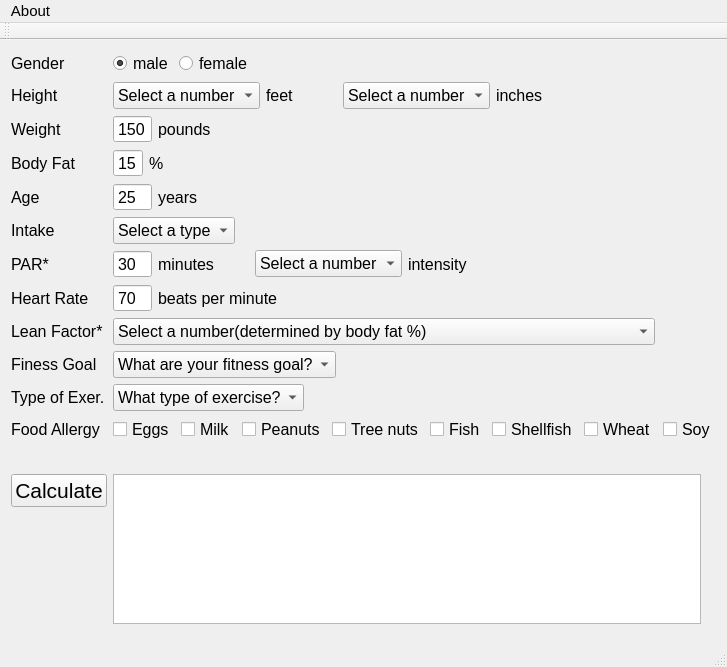
<?xml version="1.0" encoding="UTF-8"?>
<ui version="4.0">
 <class>MainWindow</class>
 <widget class="QMainWindow" name="MainWindow">
  <property name="geometry">
   <rect>
    <x>0</x>
    <y>0</y>
    <width>697</width>
    <height>667</height>
   </rect>
  </property>
  <property name="font">
   <font>
    <pointsize>11</pointsize>
   </font>
  </property>
  <property name="windowTitle">
   <string>Personalized Nutrition Analyzer - BeeHex</string>
  </property>
  <widget class="QWidget" name="centralWidget">
   <layout class="QFormLayout" name="formLayout">
    <item row="0" column="0">
     <widget class="QLabel" name="label_gender">
      <property name="font">
       <font>
        <pointsize>12</pointsize>
       </font>
      </property>
      <property name="text">
       <string>Gender</string>
      </property>
     </widget>
    </item>
    <item row="0" column="1">
     <layout class="QHBoxLayout" name="horizontalLayout_4">
      <item>
       <widget class="QRadioButton" name="radioButton_male">
        <property name="font">
         <font>
          <pointsize>12</pointsize>
         </font>
        </property>
        <property name="text">
         <string>male</string>
        </property>
        <property name="checked">
         <bool>true</bool>
        </property>
       </widget>
      </item>
      <item>
       <widget class="QRadioButton" name="radioButton_female">
        <property name="font">
         <font>
          <pointsize>12</pointsize>
         </font>
        </property>
        <property name="text">
         <string>female</string>
        </property>
       </widget>
      </item>
      <item>
       <spacer name="horizontalSpacer">
        <property name="orientation">
         <enum>Qt::Horizontal</enum>
        </property>
        <property name="sizeHint" stdset="0">
         <size>
          <width>40</width>
          <height>20</height>
         </size>
        </property>
       </spacer>
      </item>
     </layout>
    </item>
    <item row="1" column="0">
     <widget class="QLabel" name="label_height">
      <property name="font">
       <font>
        <pointsize>12</pointsize>
       </font>
      </property>
      <property name="text">
       <string>Height</string>
      </property>
     </widget>
    </item>
    <item row="1" column="1">
     <layout class="QHBoxLayout" name="horizontalLayout_5">
      <item>
       <widget class="QComboBox" name="comboBox_feet">
        <property name="font">
         <font>
          <pointsize>12</pointsize>
         </font>
        </property>
        <item>
         <property name="text">
          <string>Select a number</string>
         </property>
        </item>
        <item>
         <property name="text">
          <string>1</string>
         </property>
        </item>
        <item>
         <property name="text">
          <string>2</string>
         </property>
        </item>
        <item>
         <property name="text">
          <string>3</string>
         </property>
        </item>
        <item>
         <property name="text">
          <string>4</string>
         </property>
        </item>
        <item>
         <property name="text">
          <string>5</string>
         </property>
        </item>
        <item>
         <property name="text">
          <string>6</string>
         </property>
        </item>
        <item>
         <property name="text">
          <string>7</string>
         </property>
        </item>
        <item>
         <property name="text">
          <string>8</string>
         </property>
        </item>
       </widget>
      </item>
      <item>
       <widget class="QLabel" name="label_feet">
        <property name="font">
         <font>
          <pointsize>12</pointsize>
         </font>
        </property>
        <property name="text">
         <string>feet</string>
        </property>
       </widget>
      </item>
      <item>
       <spacer name="horizontalSpacer_3">
        <property name="orientation">
         <enum>Qt::Horizontal</enum>
        </property>
        <property name="sizeHint" stdset="0">
         <size>
          <width>10</width>
          <height>20</height>
         </size>
        </property>
       </spacer>
      </item>
      <item>
       <widget class="QComboBox" name="comboBox_inches">
        <property name="font">
         <font>
          <pointsize>12</pointsize>
         </font>
        </property>
        <item>
         <property name="text">
          <string>Select a number</string>
         </property>
        </item>
        <item>
         <property name="text">
          <string>0</string>
         </property>
        </item>
        <item>
         <property name="text">
          <string>1</string>
         </property>
        </item>
        <item>
         <property name="text">
          <string>2</string>
         </property>
        </item>
        <item>
         <property name="text">
          <string>3</string>
         </property>
        </item>
        <item>
         <property name="text">
          <string>4</string>
         </property>
        </item>
        <item>
         <property name="text">
          <string>5</string>
         </property>
        </item>
        <item>
         <property name="text">
          <string>6</string>
         </property>
        </item>
        <item>
         <property name="text">
          <string>7</string>
         </property>
        </item>
        <item>
         <property name="text">
          <string>8</string>
         </property>
        </item>
        <item>
         <property name="text">
          <string>9</string>
         </property>
        </item>
        <item>
         <property name="text">
          <string>10</string>
         </property>
        </item>
        <item>
         <property name="text">
          <string>11</string>
         </property>
        </item>
       </widget>
      </item>
      <item>
       <widget class="QLabel" name="label_inches">
        <property name="font">
         <font>
          <pointsize>12</pointsize>
         </font>
        </property>
        <property name="text">
         <string>inches</string>
        </property>
       </widget>
      </item>
      <item>
       <spacer name="horizontalSpacer_22">
        <property name="orientation">
         <enum>Qt::Horizontal</enum>
        </property>
        <property name="sizeHint" stdset="0">
         <size>
          <width>40</width>
          <height>20</height>
         </size>
        </property>
       </spacer>
      </item>
      <item>
       <spacer name="horizontalSpacer_21">
        <property name="orientation">
         <enum>Qt::Horizontal</enum>
        </property>
        <property name="sizeHint" stdset="0">
         <size>
          <width>40</width>
          <height>20</height>
         </size>
        </property>
       </spacer>
      </item>
      <item>
       <spacer name="horizontalSpacer_20">
        <property name="orientation">
         <enum>Qt::Horizontal</enum>
        </property>
        <property name="sizeHint" stdset="0">
         <size>
          <width>40</width>
          <height>20</height>
         </size>
        </property>
       </spacer>
      </item>
      <item>
       <spacer name="horizontalSpacer_2">
        <property name="orientation">
         <enum>Qt::Horizontal</enum>
        </property>
        <property name="sizeHint" stdset="0">
         <size>
          <width>40</width>
          <height>20</height>
         </size>
        </property>
       </spacer>
      </item>
     </layout>
    </item>
    <item row="2" column="0">
     <widget class="QLabel" name="label_weight">
      <property name="font">
       <font>
        <pointsize>12</pointsize>
       </font>
      </property>
      <property name="text">
       <string>Weight</string>
      </property>
     </widget>
    </item>
    <item row="2" column="1">
     <layout class="QHBoxLayout" name="horizontalLayout_6">
      <item>
       <widget class="QSpinBox" name="spinBox_weights">
        <property name="enabled">
         <bool>true</bool>
        </property>
        <property name="sizePolicy">
         <sizepolicy hsizetype="Preferred" vsizetype="Fixed">
          <horstretch>0</horstretch>
          <verstretch>0</verstretch>
         </sizepolicy>
        </property>
        <property name="font">
         <font>
          <pointsize>12</pointsize>
         </font>
        </property>
        <property name="cursor">
         <cursorShape>ArrowCursor</cursorShape>
        </property>
        <property name="focusPolicy">
         <enum>Qt::WheelFocus</enum>
        </property>
        <property name="contextMenuPolicy">
         <enum>Qt::DefaultContextMenu</enum>
        </property>
        <property name="buttonSymbols">
         <enum>QAbstractSpinBox::NoButtons</enum>
        </property>
        <property name="showGroupSeparator" stdset="0">
         <bool>false</bool>
        </property>
        <property name="minimum">
         <number>1</number>
        </property>
        <property name="maximum">
         <number>999</number>
        </property>
        <property name="value">
         <number>150</number>
        </property>
       </widget>
      </item>
      <item>
       <widget class="QLabel" name="label_pounds">
        <property name="font">
         <font>
          <pointsize>12</pointsize>
         </font>
        </property>
        <property name="text">
         <string>pounds</string>
        </property>
       </widget>
      </item>
      <item>
       <spacer name="horizontalSpacer_4">
        <property name="orientation">
         <enum>Qt::Horizontal</enum>
        </property>
        <property name="sizeHint" stdset="0">
         <size>
          <width>40</width>
          <height>20</height>
         </size>
        </property>
       </spacer>
      </item>
     </layout>
    </item>
    <item row="3" column="0">
     <widget class="QLabel" name="label_bodyfat">
      <property name="font">
       <font>
        <pointsize>12</pointsize>
       </font>
      </property>
      <property name="text">
       <string>Body Fat</string>
      </property>
     </widget>
    </item>
    <item row="3" column="1">
     <layout class="QHBoxLayout" name="horizontalLayout_7">
      <item>
       <widget class="QSpinBox" name="spinBox_bodyfat">
        <property name="sizePolicy">
         <sizepolicy hsizetype="Preferred" vsizetype="Fixed">
          <horstretch>0</horstretch>
          <verstretch>0</verstretch>
         </sizepolicy>
        </property>
        <property name="font">
         <font>
          <pointsize>12</pointsize>
         </font>
        </property>
        <property name="buttonSymbols">
         <enum>QAbstractSpinBox::NoButtons</enum>
        </property>
        <property name="minimum">
         <number>1</number>
        </property>
        <property name="maximum">
         <number>99</number>
        </property>
        <property name="value">
         <number>15</number>
        </property>
       </widget>
      </item>
      <item>
       <widget class="QLabel" name="label_bodyfat_2">
        <property name="font">
         <font>
          <pointsize>12</pointsize>
         </font>
        </property>
        <property name="text">
         <string>%</string>
        </property>
       </widget>
      </item>
      <item>
       <spacer name="horizontalSpacer_5">
        <property name="orientation">
         <enum>Qt::Horizontal</enum>
        </property>
        <property name="sizeHint" stdset="0">
         <size>
          <width>40</width>
          <height>20</height>
         </size>
        </property>
       </spacer>
      </item>
     </layout>
    </item>
    <item row="4" column="0">
     <widget class="QLabel" name="label_age">
      <property name="font">
       <font>
        <pointsize>12</pointsize>
       </font>
      </property>
      <property name="text">
       <string>Age</string>
      </property>
     </widget>
    </item>
    <item row="4" column="1">
     <layout class="QHBoxLayout" name="horizontalLayout_8">
      <item>
       <widget class="QSpinBox" name="spinBox_age">
        <property name="font">
         <font>
          <pointsize>12</pointsize>
         </font>
        </property>
        <property name="buttonSymbols">
         <enum>QAbstractSpinBox::NoButtons</enum>
        </property>
        <property name="minimum">
         <number>1</number>
        </property>
        <property name="maximum">
         <number>120</number>
        </property>
        <property name="value">
         <number>25</number>
        </property>
       </widget>
      </item>
      <item>
       <widget class="QLabel" name="label_years">
        <property name="font">
         <font>
          <pointsize>12</pointsize>
         </font>
        </property>
        <property name="text">
         <string>years</string>
        </property>
       </widget>
      </item>
      <item>
       <spacer name="horizontalSpacer_6">
        <property name="orientation">
         <enum>Qt::Horizontal</enum>
        </property>
        <property name="sizeHint" stdset="0">
         <size>
          <width>40</width>
          <height>20</height>
         </size>
        </property>
       </spacer>
      </item>
     </layout>
    </item>
    <item row="5" column="0">
     <widget class="QLabel" name="label_intake">
      <property name="font">
       <font>
        <pointsize>12</pointsize>
       </font>
      </property>
      <property name="text">
       <string>Intake</string>
      </property>
     </widget>
    </item>
    <item row="5" column="1">
     <layout class="QHBoxLayout" name="horizontalLayout_9">
      <item>
       <widget class="QComboBox" name="comboBox_intake">
        <property name="font">
         <font>
          <pointsize>12</pointsize>
         </font>
        </property>
        <item>
         <property name="text">
          <string>Select a type</string>
         </property>
        </item>
        <item>
         <property name="text">
          <string>Meal</string>
         </property>
        </item>
        <item>
         <property name="text">
          <string>Snack</string>
         </property>
        </item>
       </widget>
      </item>
      <item>
       <spacer name="horizontalSpacer_7">
        <property name="orientation">
         <enum>Qt::Horizontal</enum>
        </property>
        <property name="sizeHint" stdset="0">
         <size>
          <width>40</width>
          <height>20</height>
         </size>
        </property>
       </spacer>
      </item>
     </layout>
    </item>
    <item row="6" column="0">
     <widget class="QLabel" name="label_par">
      <property name="font">
       <font>
        <pointsize>12</pointsize>
       </font>
      </property>
      <property name="toolTip">
       <string>Physical Activity Rating = # of minutes of exercise * intensity</string>
      </property>
      <property name="statusTip">
       <string>Physical Activity Rating = # of minutes of exercise * intensity</string>
      </property>
      <property name="text">
       <string>PAR*</string>
      </property>
     </widget>
    </item>
    <item row="6" column="1">
     <layout class="QHBoxLayout" name="horizontalLayout_10">
      <item>
       <widget class="QSpinBox" name="spinBox_minutes">
        <property name="font">
         <font>
          <pointsize>12</pointsize>
         </font>
        </property>
        <property name="layoutDirection">
         <enum>Qt::LeftToRight</enum>
        </property>
        <property name="buttonSymbols">
         <enum>QAbstractSpinBox::NoButtons</enum>
        </property>
        <property name="minimum">
         <number>1</number>
        </property>
        <property name="maximum">
         <number>999</number>
        </property>
        <property name="value">
         <number>30</number>
        </property>
       </widget>
      </item>
      <item>
       <widget class="QLabel" name="label_minutes">
        <property name="font">
         <font>
          <pointsize>12</pointsize>
         </font>
        </property>
        <property name="text">
         <string>minutes</string>
        </property>
       </widget>
      </item>
      <item>
       <spacer name="horizontalSpacer_11">
        <property name="orientation">
         <enum>Qt::Horizontal</enum>
        </property>
        <property name="sizeHint" stdset="0">
         <size>
          <width>40</width>
          <height>20</height>
         </size>
        </property>
       </spacer>
      </item>
      <item>
       <widget class="QComboBox" name="comboBox_intensity">
        <property name="font">
         <font>
          <pointsize>12</pointsize>
         </font>
        </property>
        <item>
         <property name="text">
          <string>Select a number</string>
         </property>
        </item>
        <item>
         <property name="text">
          <string>0.1</string>
         </property>
        </item>
        <item>
         <property name="text">
          <string>0.2</string>
         </property>
        </item>
        <item>
         <property name="text">
          <string>0.3</string>
         </property>
        </item>
        <item>
         <property name="text">
          <string>0.4</string>
         </property>
        </item>
        <item>
         <property name="text">
          <string>0.5</string>
         </property>
        </item>
        <item>
         <property name="text">
          <string>0.6</string>
         </property>
        </item>
        <item>
         <property name="text">
          <string>0.7</string>
         </property>
        </item>
        <item>
         <property name="text">
          <string>0.8</string>
         </property>
        </item>
        <item>
         <property name="text">
          <string>0.9</string>
         </property>
        </item>
        <item>
         <property name="text">
          <string>1.0</string>
         </property>
        </item>
       </widget>
      </item>
      <item>
       <widget class="QLabel" name="label_intensity">
        <property name="font">
         <font>
          <pointsize>12</pointsize>
         </font>
        </property>
        <property name="text">
         <string>intensity</string>
        </property>
       </widget>
      </item>
      <item>
       <spacer name="horizontalSpacer_23">
        <property name="orientation">
         <enum>Qt::Horizontal</enum>
        </property>
        <property name="sizeHint" stdset="0">
         <size>
          <width>40</width>
          <height>20</height>
         </size>
        </property>
       </spacer>
      </item>
      <item>
       <spacer name="horizontalSpacer_15">
        <property name="orientation">
         <enum>Qt::Horizontal</enum>
        </property>
        <property name="sizeHint" stdset="0">
         <size>
          <width>40</width>
          <height>20</height>
         </size>
        </property>
       </spacer>
      </item>
      <item>
       <spacer name="horizontalSpacer_24">
        <property name="orientation">
         <enum>Qt::Horizontal</enum>
        </property>
        <property name="sizeHint" stdset="0">
         <size>
          <width>40</width>
          <height>20</height>
         </size>
        </property>
       </spacer>
      </item>
      <item>
       <spacer name="horizontalSpacer_19">
        <property name="orientation">
         <enum>Qt::Horizontal</enum>
        </property>
        <property name="sizeHint" stdset="0">
         <size>
          <width>40</width>
          <height>20</height>
         </size>
        </property>
       </spacer>
      </item>
      <item>
       <spacer name="horizontalSpacer_17">
        <property name="orientation">
         <enum>Qt::Horizontal</enum>
        </property>
        <property name="sizeHint" stdset="0">
         <size>
          <width>40</width>
          <height>20</height>
         </size>
        </property>
       </spacer>
      </item>
      <item>
       <spacer name="horizontalSpacer_10">
        <property name="orientation">
         <enum>Qt::Horizontal</enum>
        </property>
        <property name="sizeHint" stdset="0">
         <size>
          <width>40</width>
          <height>20</height>
         </size>
        </property>
       </spacer>
      </item>
      <item>
       <spacer name="horizontalSpacer_8">
        <property name="orientation">
         <enum>Qt::Horizontal</enum>
        </property>
        <property name="sizeHint" stdset="0">
         <size>
          <width>40</width>
          <height>20</height>
         </size>
        </property>
       </spacer>
      </item>
     </layout>
    </item>
    <item row="7" column="0">
     <widget class="QLabel" name="label_heartrate">
      <property name="font">
       <font>
        <pointsize>12</pointsize>
       </font>
      </property>
      <property name="text">
       <string>Heart Rate</string>
      </property>
     </widget>
    </item>
    <item row="7" column="1">
     <layout class="QHBoxLayout" name="horizontalLayout_11">
      <item>
       <widget class="QSpinBox" name="spinBox_heartrate">
        <property name="font">
         <font>
          <pointsize>12</pointsize>
         </font>
        </property>
        <property name="buttonSymbols">
         <enum>QAbstractSpinBox::NoButtons</enum>
        </property>
        <property name="minimum">
         <number>1</number>
        </property>
        <property name="maximum">
         <number>999</number>
        </property>
        <property name="value">
         <number>70</number>
        </property>
       </widget>
      </item>
      <item>
       <widget class="QLabel" name="label_beatspermin">
        <property name="font">
         <font>
          <pointsize>12</pointsize>
         </font>
        </property>
        <property name="text">
         <string>beats per minute</string>
        </property>
       </widget>
      </item>
      <item>
       <spacer name="horizontalSpacer_9">
        <property name="orientation">
         <enum>Qt::Horizontal</enum>
        </property>
        <property name="sizeHint" stdset="0">
         <size>
          <width>40</width>
          <height>20</height>
         </size>
        </property>
       </spacer>
      </item>
     </layout>
    </item>
    <item row="8" column="0">
     <widget class="QLabel" name="label_leanfactor">
      <property name="font">
       <font>
        <pointsize>12</pointsize>
       </font>
      </property>
      <property name="toolTip">
       <string>used for calculating required cals per hour: Cals per hour = ((Daily BMR)/24)) x (Lean Factor Multiplier)</string>
      </property>
      <property name="statusTip">
       <string>used for calculating required cals per hour: Cals per hour = ((Daily BMR)/24)) x (Lean Factor Multiplier)</string>
      </property>
      <property name="text">
       <string>Lean Factor*</string>
      </property>
     </widget>
    </item>
    <item row="8" column="1">
     <layout class="QHBoxLayout" name="horizontalLayout_12">
      <item>
       <widget class="QComboBox" name="comboBox_leanfactor">
        <property name="font">
         <font>
          <pointsize>12</pointsize>
         </font>
        </property>
        <item>
         <property name="text">
          <string>Select a number(determined by body fat %)</string>
         </property>
        </item>
        <item>
         <property name="text">
          <string>1) Lean -&gt; 100%. Men (10% to &lt;14%) - Women (14% to &lt;18%)</string>
         </property>
        </item>
        <item>
         <property name="text">
          <string>2) Normal -&gt; 95%. Men (14% to &lt;20%) - Women (18% to &lt;28%)</string>
         </property>
        </item>
        <item>
         <property name="text">
          <string>3) Clinically Obese -&gt; 90%. Men (20% to &lt;28%) - Women (28% to &lt;38%)</string>
         </property>
        </item>
        <item>
         <property name="text">
          <string>4) Chronically Obese -&gt; 85% Men (over 28%) - Women (over 38%)</string>
         </property>
        </item>
       </widget>
      </item>
      <item>
       <spacer name="horizontalSpacer_12">
        <property name="orientation">
         <enum>Qt::Horizontal</enum>
        </property>
        <property name="sizeHint" stdset="0">
         <size>
          <width>40</width>
          <height>20</height>
         </size>
        </property>
       </spacer>
      </item>
     </layout>
    </item>
    <item row="9" column="0">
     <widget class="QLabel" name="label_fitnessgoal">
      <property name="font">
       <font>
        <pointsize>12</pointsize>
       </font>
      </property>
      <property name="text">
       <string>Finess Goal</string>
      </property>
     </widget>
    </item>
    <item row="9" column="1">
     <layout class="QHBoxLayout" name="horizontalLayout_15">
      <item>
       <widget class="QComboBox" name="comboBox_fitnessgoal">
        <property name="font">
         <font>
          <pointsize>12</pointsize>
         </font>
        </property>
        <item>
         <property name="text">
          <string>What are your fitness goal?</string>
         </property>
        </item>
        <item>
         <property name="text">
          <string>1) lose weight</string>
         </property>
        </item>
        <item>
         <property name="text">
          <string>2) maintain</string>
         </property>
        </item>
        <item>
         <property name="text">
          <string>3) gain muscle</string>
         </property>
        </item>
        <item>
         <property name="text">
          <string>4) endurance</string>
         </property>
        </item>
       </widget>
      </item>
      <item>
       <spacer name="horizontalSpacer_13">
        <property name="orientation">
         <enum>Qt::Horizontal</enum>
        </property>
        <property name="sizeHint" stdset="0">
         <size>
          <width>40</width>
          <height>20</height>
         </size>
        </property>
       </spacer>
      </item>
     </layout>
    </item>
    <item row="10" column="0">
     <widget class="QLabel" name="label_exercise">
      <property name="font">
       <font>
        <pointsize>12</pointsize>
       </font>
      </property>
      <property name="text">
       <string>Type of Exer.</string>
      </property>
     </widget>
    </item>
    <item row="10" column="1">
     <layout class="QHBoxLayout" name="horizontalLayout_16">
      <item>
       <widget class="QComboBox" name="comboBox_exercise">
        <property name="font">
         <font>
          <pointsize>12</pointsize>
         </font>
        </property>
        <item>
         <property name="text">
          <string>What type of exercise?</string>
         </property>
        </item>
        <item>
         <property name="text">
          <string>1) none</string>
         </property>
        </item>
        <item>
         <property name="text">
          <string>2) light</string>
         </property>
        </item>
        <item>
         <property name="text">
          <string>3) moderate</string>
         </property>
        </item>
        <item>
         <property name="text">
          <string>4) vigorous</string>
         </property>
        </item>
       </widget>
      </item>
      <item>
       <spacer name="horizontalSpacer_14">
        <property name="orientation">
         <enum>Qt::Horizontal</enum>
        </property>
        <property name="sizeHint" stdset="0">
         <size>
          <width>40</width>
          <height>20</height>
         </size>
        </property>
       </spacer>
      </item>
     </layout>
    </item>
    <item row="11" column="0">
     <widget class="QLabel" name="label_foodallergy">
      <property name="font">
       <font>
        <pointsize>12</pointsize>
       </font>
      </property>
      <property name="text">
       <string>Food Allergy</string>
      </property>
     </widget>
    </item>
    <item row="11" column="1">
     <layout class="QHBoxLayout" name="horizontalLayout_18">
      <item>
       <widget class="QCheckBox" name="checkBox_eggs">
        <property name="font">
         <font>
          <pointsize>12</pointsize>
         </font>
        </property>
        <property name="text">
         <string>Eggs</string>
        </property>
       </widget>
      </item>
      <item>
       <widget class="QCheckBox" name="checkBox_milk">
        <property name="font">
         <font>
          <pointsize>12</pointsize>
         </font>
        </property>
        <property name="text">
         <string>Milk</string>
        </property>
       </widget>
      </item>
      <item>
       <widget class="QCheckBox" name="checkBox_peanuts">
        <property name="font">
         <font>
          <pointsize>12</pointsize>
         </font>
        </property>
        <property name="text">
         <string>Peanuts</string>
        </property>
       </widget>
      </item>
      <item>
       <widget class="QCheckBox" name="checkBox_treenuts">
        <property name="font">
         <font>
          <pointsize>12</pointsize>
         </font>
        </property>
        <property name="text">
         <string>Tree nuts</string>
        </property>
       </widget>
      </item>
      <item>
       <widget class="QCheckBox" name="checkBox_fish">
        <property name="font">
         <font>
          <pointsize>12</pointsize>
         </font>
        </property>
        <property name="text">
         <string>Fish</string>
        </property>
       </widget>
      </item>
      <item>
       <widget class="QCheckBox" name="checkBox_shellfish">
        <property name="font">
         <font>
          <pointsize>12</pointsize>
         </font>
        </property>
        <property name="text">
         <string>Shellfish</string>
        </property>
       </widget>
      </item>
      <item>
       <widget class="QCheckBox" name="checkBox_wheat">
        <property name="font">
         <font>
          <pointsize>12</pointsize>
         </font>
        </property>
        <property name="text">
         <string>Wheat</string>
        </property>
       </widget>
      </item>
      <item>
       <widget class="QCheckBox" name="checkBox_soy">
        <property name="font">
         <font>
          <pointsize>12</pointsize>
         </font>
        </property>
        <property name="text">
         <string>Soy</string>
        </property>
       </widget>
      </item>
     </layout>
    </item>
    <item row="12" column="1">
     <layout class="QHBoxLayout" name="horizontalLayout_19">
      <item>
       <spacer name="horizontalSpacer_16">
        <property name="orientation">
         <enum>Qt::Horizontal</enum>
        </property>
        <property name="sizeHint" stdset="0">
         <size>
          <width>40</width>
          <height>20</height>
         </size>
        </property>
       </spacer>
      </item>
     </layout>
    </item>
    <item row="13" column="0">
     <widget class="QPushButton" name="pushButton_calculate">
      <property name="font">
       <font>
        <pointsize>16</pointsize>
       </font>
      </property>
      <property name="text">
       <string>Calculate</string>
      </property>
     </widget>
    </item>
    <item row="13" column="1">
     <layout class="QHBoxLayout" name="horizontalLayout">
      <item>
       <widget class="QTextBrowser" name="textBrowser_result"/>
      </item>
      <item>
       <widget class="QLabel" name="label_logo">
        <property name="text">
         <string/>
        </property>
        <property name="pixmap">
         <pixmap>../../Desktop/Nutrients program/beehex_logo.png</pixmap>
        </property>
       </widget>
      </item>
     </layout>
    </item>
    <item row="14" column="0">
     <widget class="Line" name="line">
      <property name="orientation">
       <enum>Qt::Horizontal</enum>
      </property>
     </widget>
    </item>
   </layout>
  </widget>
  <widget class="QMenuBar" name="menuBar">
   <property name="geometry">
    <rect>
     <x>0</x>
     <y>0</y>
     <width>697</width>
     <height>26</height>
    </rect>
   </property>
   <widget class="QMenu" name="menuAbout">
    <property name="title">
     <string>About</string>
    </property>
    <addaction name="actionAuthor"/>
   </widget>
   <addaction name="menuAbout"/>
  </widget>
  <widget class="QToolBar" name="mainToolBar">
   <attribute name="toolBarArea">
    <enum>TopToolBarArea</enum>
   </attribute>
   <attribute name="toolBarBreak">
    <bool>false</bool>
   </attribute>
  </widget>
  <widget class="QStatusBar" name="statusBar"/>
  <action name="actionAuthor">
   <property name="text">
    <string>Author</string>
   </property>
  </action>
 </widget>
 <layoutdefault spacing="6" margin="11"/>
 <resources/>
 <connections/>
</ui>
